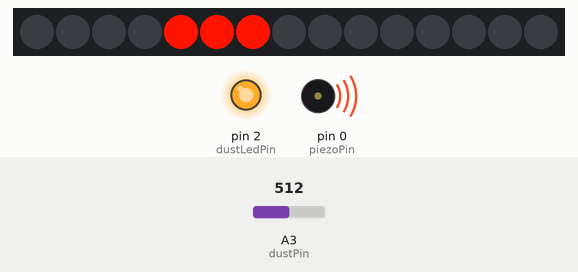
A sketch run on a simulated Arduino Uno, built with avr-gcc and run on an emulated ATmega328P. Shown: 15 RGB LEDs in strip order, left to right, output pins drawn as LEDs (lit = HIGH), buzzer (waves = sounding). The test bench sets the inputs (shaded band); at power-on: A3 (dustPin) = 512. Pins used as bus, display or sensor lines are not drawn.

Above: at 4.6 s.
4.7 s: A3 (dustPin) set to 494
At 8.7 s:
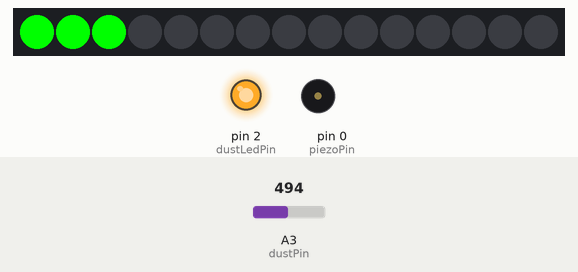
9.4 s: A3 (dustPin) set to 900
At 9.58 s:
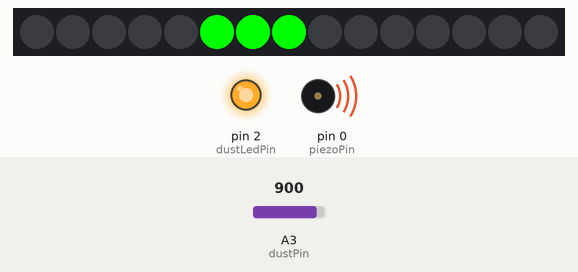
At 10.78 s:
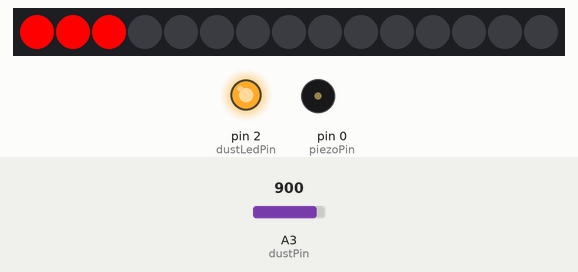
Timing chart, 0 to 20.1 s (numbered marks = the images above; inputs shaded):
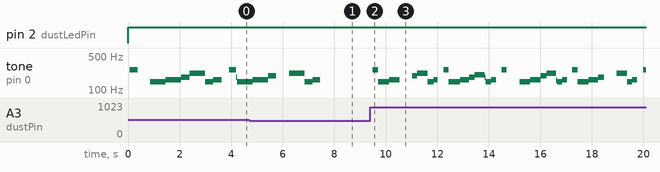

The sketch:

codeForTrinket.ino
```cpp
// LED STRIP SETUP
#include <Adafruit_NeoPixel.h>
#define PIN 4
Adafruit_NeoPixel strip = Adafruit_NeoPixel(15, PIN, NEO_GRB + NEO_KHZ800);

//LEF ANIMATION SETUP
int runner = 1;
boolean bTurnOn = true;
int delayForBlinking = 0;

//PIEZO SETUP
#define piezoPin 0
int length = 10; // the number of notes 'c', 'd', 'e', 'f', 'g', 'a', 'b', 'C'

char notes[] = "Cddefgade "; // a space represents a rest
int beats[] = { 1, 1, 1, 1, 1, 1, 2, 1, 1, 1, 1, 1, 1, 2, 4 };
int tempo = 300;
int timer = 0;
int counter = 1;

//DUST SENSOR SETUP
#define dustLedPin 2
#define dustPin 3
int delayTime=280;
int delayTime2=40;
int offTime=9680;
int dustVal=0;

//switch
#define button 1


void setup() {


  strip.begin();
  for(uint16_t i=0; i<strip.numPixels(); i++) {
    strip.setPixelColor(i, strip.Color(0, 0, 0));
  }
  pinMode(dustLedPin,OUTPUT);
  pinMode(piezoPin, OUTPUT);
  pinMode(button, INPUT);

  strip.show();

}

void loop() {

  dustSensorRead();
  int num = map(dustVal,0,1024,0,4);
  num == 2;

  if (num < 2){
     colorRun (50, strip.Color(0, 255, 0));
  }
   else
  {
    int workTime = 10;
    int stopTime = -50;
    uint32_t c;
     if(num == 2){
         tempo = 300;
         c = strip.Color(255, 20, 0);
      }else if(num == 3){
         tempo = 200;
         c = strip.Color(255, 0, 0);
     }else{
         tempo = 100;
         c = strip.Color(255, 0, 0);
     }

     for (int i = 0; i < length; i++) {
        if (notes[i] == ' ') {
            delay(beats[i] * tempo);
        } else {
            playNote(notes[i], beats[i] * tempo, c);
        }
     }
  }


}


void colorRun(uint8_t wait, uint32_t c){

  int runner0 = runner -1;
  int runner1 = runner +1;


  for(uint16_t i=0; i<strip.numPixels(); i++) {
    if(i == runner0 || i == runner1 || i == runner){
         strip.setPixelColor(i, c);
    }else{
         strip.setPixelColor(i, strip.Color(0, 0, 0));
    }
  }
  strip.show();
  runner--;
  delay(wait);

  if(runner < 1){
    delay(500);
    runner = strip.numPixels()-1;
  }


}

void colorBlinking(uint32_t c){
  if(bTurnOn){
    for(uint16_t i=0; i<strip.numPixels(); i++) {
    strip.setPixelColor(i, c);
    }
    bTurnOn = false;
  }else{

   for(uint16_t i=0; i<strip.numPixels(); i++) {
    strip.setPixelColor(i, strip.Color(0, 0, 0));
    }
    bTurnOn = true;
  }
  strip.show();

}


void dustSensorRead(){

  digitalWrite(dustLedPin,LOW); // power on the LED
  delayMicroseconds(delayTime);
  dustVal=analogRead(dustPin); // read the dust value via pin 5 on the sensor
  delayMicroseconds(delayTime2);
  digitalWrite(dustLedPin,HIGH); // turn the LED off
  delayMicroseconds(offTime);

}


void playTone(int tone, int duration) {
  for (long i = 0; i < duration * 1000L; i += tone * 2) {
    digitalWrite(piezoPin, HIGH);
    delayMicroseconds(tone);
    digitalWrite(piezoPin, LOW);
    delayMicroseconds(tone);
  }
}

void playNote(char note, int duration,uint32_t c) {
  char names[] = { 'c', 'd', 'e', 'f', 'g', 'a', 'b', 'C' };
  int tones[] = { 1915*2, 1700*2, 1519*2, 1432*2, 1275*2, 1136*2, 1014*2, 956*2 };

  // play the tone corresponding to the note name
  for (int i = 0; i < 8; i++) {
    if (names[i] == note) {
      playTone(tones[i], duration);
      colorRun(0,c);
    }
  }
}
```

Measured:
- the behaviour switches between 512 and 511 on A3 (dustPin) (found by bisection; images 0 and 1)
- after the input at 4.7 s, tone on pin 0 (piezoPin): goes on until 7.5 s, then stays silent; the LEDs: first differ from a run without the input after 3.0 s (image 1 shows a later state)
- after the input at 9.4 s, tone on pin 0 (piezoPin): plays 261 Hz for 0.20 s, 147 Hz for 0.44 s, 164 Hz for 0.40 s, 196 Hz for 0.20 s, 220 Hz for 0.40 s, 147 Hz for 0.24 s … (31 notes in this stretch), starting after 0.10 s
- by itself, tone on pin 0 (piezoPin): plays 261 Hz for 0.32 s, 147 Hz for 0.60 s, 164 Hz for 0.60 s, 185 Hz for 0.32 s, 220 Hz for 0.60 s, 147 Hz for 0.32 s … (10 notes in this stretch)
- what the display in image 1 shows lasts 0.6 s, from 8.3 s to 8.9 s
- what the display in image 3 shows lasts 0.7 s, from 10.5 s to 11.2 s
